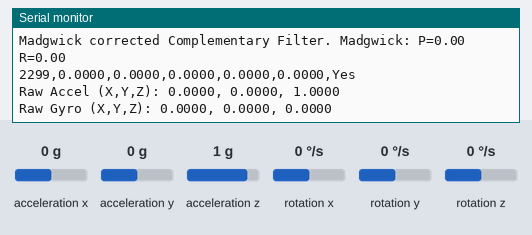
Bench run of a sketch on a simulated Arduino Uno, built with avr-gcc and run on an emulated ATmega328P. Shown: the last lines printed to the serial monitor. Wiring (inferred from the names in the program): MPU-9250 motion sensor at I2C address 0x68. Inputs (shaded band) come from the test bench; at power-on: acceleration x 0 g, acceleration y 0 g, acceleration z 1 g, rotation x 0 °/s, rotation y 0 °/s, rotation z 0 °/s.

Above: at 2.4 s.
2.5 s: acceleration x set to -1.4 g
At 2.96 s:
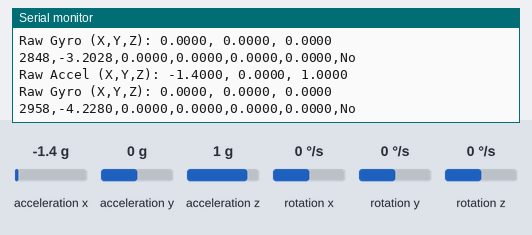
5.5 s: acceleration y set to -1.4 g
At 5.61 s:
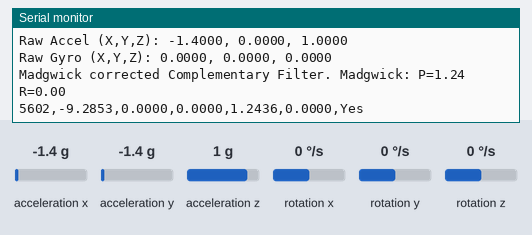
7.0 s: acceleration z set to -1.4 g
At 7.04 s:
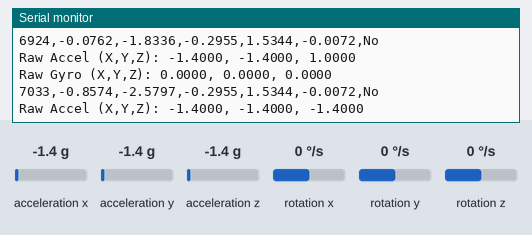
8.5 s: rotation x set to -192 °/s
At 8.91 s:
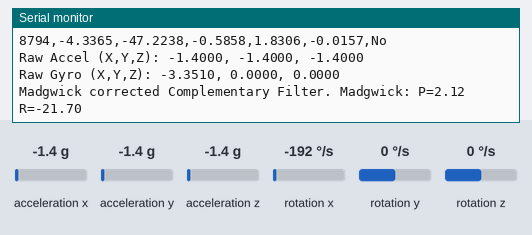
10.0 s: rotation y set to -192 °/s
At 10.01 s:
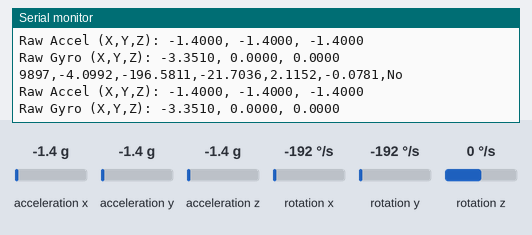
13.0 s: rotation z set to -100 °/s
At 13.0 s:
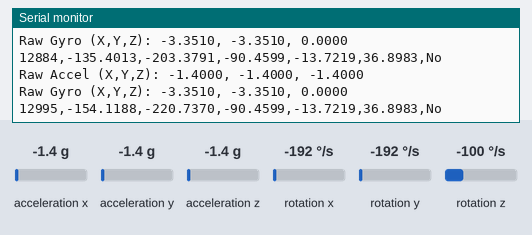
Timing chart, 0 to 16.0 s (numbered marks = the images above; inputs shaded):
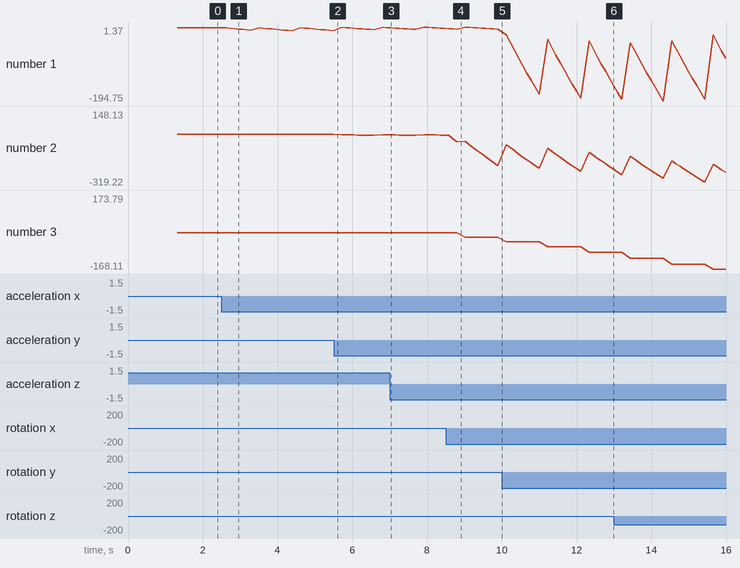

Measured:
- after the input at 2.5 s, the serial monitor: prints a new line at once (image 1)
- after the input at 7.0 s, the serial monitor: prints a new line at once (image 3)
- after the input at 8.5 s, the serial monitor: prints a new line after 0.08 s (image 4)
- plotted number 1: 0 → -8.36 after the input at 2.5 s, -8.36 → -0.08 after the input at 5.5 s, -0.08 → -2.4 after the input at 7.0 s, -2.4 → -4.1 after the input at 8.5 s, -4.1 → -154.12 after the input at 10.0 s
- plotted number 2: 0 → -1.83 after the input at 5.5 s, -1.83 → -4.54 after the input at 7.0 s, -4.54 → -196.58 after the input at 8.5 s, -196.58 → -220.74 after the input at 10.0 s, -220.74 → 99.52 after the input at 13.0 s
- plotted number 3: 0 → -0.3 after the input at 5.5 s, -0.3 → -0.59 after the input at 7.0 s, -0.59 → -21.7 after the input at 8.5 s, -21.7 → -90.46 after the input at 10.0 s, -90.46 → 173.79 after the input at 13.0 s

The sketch:

mag_comp.ino
```cpp
#include <Wire.h> // Required for I2C communication with MPU9250
#include <math.h> // Required for mathematical functions like atan2, sqrt, sin, cos, asin

// --- MPU9250 Configuration ---
#define MPU9250_ADDRESS 0x68 // I2C address of the MPU9250
#define ACCEL_RANGE_2G 16384.0 // Sensitivity for ±2g range (LSB/g)
#define GYRO_RANGE_250DPS 131.0 // Sensitivity for ±250°/s range (LSB/(°/s))

// --- Filter Parameters ---
const float COMP_FILTER_ALPHA = 0.98; // Complementary filter alpha (0 to 1, closer to 1 trusts gyro more)
const float MADGWICK_FILTER_BETA = 0.033; // Madgwick filter beta (controls accelerometer influence)

// How often to update Madgwick and use its output to correct Complementary Filter
// E.g., every 10 Complementary Filter iterations
const int MADGWICK_UPDATE_INTERVAL_ITERATIONS = 10;

// --- Data Structures for Vectors and Quaternions ---
// Using structs to make code cleaner, similar to NumPy arrays
struct Vector3 {
    float x, y, z;
};

struct Quaternion {
    float w, x, y, z;
};

// --- Global Sensor Data and Baselines ---
Vector3 accel_raw;
Vector3 gyro_raw;
Vector3 accel_baseline = {0.0, 0.0, 1.0}; // Default baseline (assuming sensor flat, 1g on Z)
Vector3 gyro_baseline = {0.0, 0.0, 0.0};  // Default baseline (no rotation)

// --- MPU9250 Class (Adapted from your Z_Axis_Accelerometer.ino) ---
class MPU9250 {
public:
    uint8_t address;
    MPU9250(uint8_t addr = MPU9250_ADDRESS) : address(addr) {}

    void begin() {
        Wire.begin();
        Wire.setClock(400000); // Set I2C clock to 400kHz for faster communication
        Wire.beginTransmission(address);
        Wire.write(0x6B); // PWR_MGMT_1 register
        Wire.write(0x00); // Wake up the MPU9250
        Wire.endTransmission(true); // true to send stop condition

        // Configure accelerometer range (±2g)
        Wire.beginTransmission(address);
        Wire.write(0x1C); // ACCEL_CONFIG register
        Wire.write(0x00); // 0x00 for 2g range (AFS_SEL=0)
        Wire.endTransmission(true);

        // Configure gyroscope range (±250°/s)
        Wire.beginTransmission(address);
        Wire.write(0x1B); // GYRO_CONFIG register
        Wire.write(0x00); // 0x00 for 250°/s range (FS_SEL=0)
        Wire.endTransmission(true);

        Serial.println("MPU9250 initialized.");
    }

    // Reads raw 16-bit accelerometer data for all axes
    Vector3 readAccel() {
        Wire.beginTransmission(address);
        Wire.write(0x3B); // ACCEL_XOUT_H register
        Wire.endTransmission(false); // false to send restart condition
        Wire.requestFrom(address, (uint8_t)6, (uint8_t)true); // Request 6 bytes (AX_H, AX_L, AY_H, AY_L, AZ_H, AZ_L)

        int16_t raw_ax = (Wire.read() << 8) | Wire.read();
        int16_t raw_ay = (Wire.read() << 8) | Wire.read();
        int16_t raw_az = (Wire.read() << 8) | Wire.read();

        // Convert raw values to g
        Vector3 accel_g;
        accel_g.x = (float)raw_ax / ACCEL_RANGE_2G;
        accel_g.y = (float)raw_ay / ACCEL_RANGE_2G;
        accel_g.z = (float)raw_az / ACCEL_RANGE_2G;
        return accel_g;
    }

    // Reads raw 16-bit gyroscope data for all axes
    Vector3 readGyro() {
        Wire.beginTransmission(address);
        Wire.write(0x43); // GYRO_XOUT_H register
        Wire.endTransmission(false);
        Wire.requestFrom(address, (uint8_t)6, (uint8_t)true); // Request 6 bytes

        int16_t raw_gx = (Wire.read() << 8) | Wire.read();
        int16_t raw_gy = (Wire.read() << 8) | Wire.read();
        int16_t raw_gz = (Wire.read() << 8) | Wire.read();

        // Convert raw values to deg/s, then to rad/s
        Vector3 gyro_rad_s;
        gyro_rad_s.x = ((float)raw_gx / GYRO_RANGE_250DPS) * (M_PI / 180.0);
        gyro_rad_s.y = ((float)raw_gy / GYRO_RANGE_250DPS) * (M_PI / 180.0);
        gyro_rad_s.z = ((float)raw_gz / GYRO_RANGE_250DPS) * (M_PI / 180.0);
        return gyro_rad_s;
    }
};

MPU9250 imu; // Global MPU9250 object

// --- Quaternion Math Helpers (C++ Port) ---
float vectorMagnitude(Vector3 v) {
    return sqrt(v.x * v.x + v.y * v.y + v.z * v.z);
}

Vector3 vectorNormalize(Vector3 v) {
    float mag = vectorMagnitude(v);
    if (mag == 0.0f) return {0.0f, 0.0f, 0.0f}; // Avoid division by zero
    return {v.x / mag, v.y / mag, v.z / mag};
}

Quaternion quaternionMultiply(Quaternion q1, Quaternion q2) {
    Quaternion result;
    result.w = q1.w * q2.w - q1.x * q2.x - q1.y * q2.y - q1.z * q2.z;
    result.x = q1.w * q2.x + q1.x * q2.w + q1.y * q2.z - q1.z * q2.y;
    result.y = q1.w * q2.y - q1.x * q2.z + q1.y * q2.w + q1.z * q2.x;
    result.z = q1.w * q2.z + q1.x * q2.y - q1.y * q2.x + q1.z * q2.w;
    return result;
}

float quaternionMagnitude(Quaternion q) {
    return sqrt(q.w * q.w + q.x * q.x + q.y * q.y + q.z * q.z);
}

Quaternion quaternionNormalize(Quaternion q) {
    float mag = quaternionMagnitude(q);
    if (mag == 0.0f) return {1.0f, 0.0f, 0.0f, 0.0f}; // Return identity if zero magnitude
    return {q.w / mag, q.x / mag, q.y / mag, q.z / mag};
}

// Converts a quaternion to Euler angles (roll, pitch, yaw) in degrees
Vector3 quaternionToEulerAngles(Quaternion q) {
    Vector3 angles;
    float qw = q.w, qx = q.x, qy = q.y, qz = q.z;

    // Roll (x-axis rotation)
    float sinr_cosp = 2 * (qw * qx + qy * qz);
    float cosr_cosp = 1 - 2 * (qx * qx + qy * qy);
    angles.x = atan2(sinr_cosp, cosr_cosp);

    // Pitch (y-axis rotation)
    float sinp = 2 * (qw * qy - qz * qx);
    if (fabs(sinp) >= 1)
        angles.y = copysign(M_PI / 2, sinp); // Use 90 degrees if out of range
    else
        angles.y = asin(sinp);

    // Yaw (z-axis rotation)
    float siny_cosp = 2 * (qw * qz + qx * qy);
    float cosy_cosp = 1 - 2 * (qy * qy + qz * qz);
    angles.z = atan2(siny_cosp, cosy_cosp);

    angles.x = angles.x * 180.0 / M_PI; // Convert to degrees
    angles.y = angles.y * 180.0 / M_PI;
    angles.z = angles.z * 180.0 / M_PI;

    return angles;
}

// --- Madgwick Filter Class (C++ Port) ---
class MadgwickFilter {
public:
    float beta;
    Quaternion q; // Current orientation quaternion

    MadgwickFilter(float b = MADGWICK_FILTER_BETA) : beta(b) {
        q = {1.0f, 0.0f, 0.0f, 0.0f}; // Initialize to identity quaternion
        Serial.println("Madgwick filter initialized.");
    }

    // Update the quaternion
    void update(Vector3 gyro_rad_s, Vector3 accel_g, float dt) {
        Quaternion q_norm = quaternionNormalize(q);
        Vector3 accel_norm = vectorNormalize(accel_g);

        // Objective function: error between measured and predicted gravity
        float f[3];
        f[0] = 2*(q_norm.x*q_norm.z - q_norm.w*q_norm.y) - accel_norm.x;
        f[1] = 2*(q_norm.w*q_norm.x + q_norm.y*q_norm.z) - accel_norm.y;
        f[2] = 2*(0.5f - q_norm.x*q_norm.x - q_norm.y*q_norm.y) - accel_norm.z;

        // Jacobian of objective function (simplified for accelerometer only)
        float J[3][4];
        J[0][0] = -2*q_norm.y; J[0][1] = 2*q_norm.z; J[0][2] = -2*q_norm.w; J[0][3] = 2*q_norm.x;
        J[1][0] = 2*q_norm.x;  J[1][1] = 2*q_norm.w; J[1][2] = 2*q_norm.z; J[1][3] = 2*q_norm.y;
        J[2][0] = 0;           J[2][1] = -4*q_norm.x; J[2][2] = -4*q_norm.y; J[2][3] = 0;

        // Gradient (J^T * f)
        float gradient[4] = {0, 0, 0, 0};
        for (int i = 0; i < 4; i++) {
            for (int j = 0; j < 3; j++) {
                gradient[i] += J[j][i] * f[j];
            }
        }
        float grad_mag = sqrt(gradient[0]*gradient[0] + gradient[1]*gradient[1] + gradient[2]*gradient[2] + gradient[3]*gradient[3]);
        if (grad_mag != 0.0f) { // Normalize gradient
            gradient[0] /= grad_mag; gradient[1] /= grad_mag;
            gradient[2] /= grad_mag; gradient[3] /= grad_mag;
        }

        // Gyroscope quaternion derivative
        Quaternion gyro_q_rate = {0, gyro_rad_s.x, gyro_rad_s.y, gyro_rad_s.z};
        Quaternion q_dot_gyro = quaternionMultiply(q_norm, gyro_q_rate);
        q_dot_gyro.w *= 0.5f; q_dot_gyro.x *= 0.5f; q_dot_gyro.y *= 0.5f; q_dot_gyro.z *= 0.5f;

        // Combine gyroscope prediction and accelerometer correction
        Quaternion q_dot_final;
        q_dot_final.w = q_dot_gyro.w - beta * gradient[0];
        q_dot_final.x = q_dot_gyro.x - beta * gradient[1];
        q_dot_final.y = q_dot_gyro.y - beta * gradient[2];
        q_dot_final.z = q_dot_gyro.z - beta * gradient[3];

        // Integrate to get new quaternion
        q.w += q_dot_final.w * dt;
        q.x += q_dot_final.x * dt;
        q.y += q_dot_final.y * dt;
        q.z += q_dot_final.z * dt;

        q = quaternionNormalize(q); // Normalize the new quaternion
    }
};

// --- Complementary Filter Class (C++ Port) ---
class ComplementaryFilter {
public:
    float alpha;
    float pitch; // Current pitch angle in radians
    float roll;  // Current roll angle in radians

    ComplementaryFilter(float a = COMP_FILTER_ALPHA) : alpha(a) {
        pitch = 0.0f;
        roll = 0.0f;
        Serial.println("Complementary filter initialized.");
    }

    // Update the pitch and roll angles
    void update(Vector3 gyro_rad_s, Vector3 accel_g, float dt) {
        // 1. Gyroscope Integration (High-Pass Filter effect)
        float gyro_pitch_change = gyro_rad_s.y * dt;
        float gyro_roll_change = gyro_rad_s.x * dt;

        pitch += gyro_pitch_change;
        roll += gyro_roll_change;

        // 2. Accelerometer Correction (Low-Pass Filter effect)
        float accel_pitch, accel_roll;
        if (accel_g.z == 0.0f && accel_g.y == 0.0f) { // Avoid division by zero
            accel_pitch = 0.0f;
            accel_roll = 0.0f;
        } else {
            // Calculate pitch and roll from accelerometer data
            accel_pitch = atan2(accel_g.x, sqrt(accel_g.y * accel_g.y + accel_g.z * accel_g.z));
            accel_roll = atan2(accel_g.y, sqrt(accel_g.x * accel_g.x + accel_g.z * accel_g.z));
        }

        // 3. Complementary Fusion
        pitch = alpha * pitch + (1.0f - alpha) * accel_pitch;
        roll = alpha * roll + (1.0f - alpha) * accel_roll;
    }

    float getPitchDegrees() { return pitch * 180.0f / M_PI; }
    float getRollDegrees() { return roll * 180.0f / M_PI; }
};

// --- Global Filter Objects ---
MadgwickFilter madgwickFilter(MADGWICK_FILTER_BETA);
ComplementaryFilter complementaryFilter(COMP_FILTER_ALPHA);

// --- Time Tracking for dt Calculation ---
unsigned long lastMicros = 0;
int iteration_count = 0;

// --- Setup Function (runs once) ---
void setup() {
    Serial.begin(115200); // Initialize serial communication
    while (!Serial); // Wait for serial port to connect. Needed for native USB port only

    imu.begin(); // Initialize the MPU9250 sensor
    delay(100); // Short delay to stabilize sensor

    // Basic Calibration: Read initial sensor values to establish a baseline
    // In a real application, you might average many readings for more robust calibration.
    Serial.println("Calibrating MPU9250...");
    Vector3 temp_accel_sum = {0.0f, 0.0f, 0.0f};
    Vector3 temp_gyro_sum = {0.0f, 0.0f, 0.0f};
    int calibration_samples = 100;
    for (int i = 0; i < calibration_samples; i++) {
        Vector3 a = imu.readAccel();
        Vector3 g = imu.readGyro();
        temp_accel_sum.x += a.x; temp_accel_sum.y += a.y; temp_accel_sum.z += a.z;
        temp_gyro_sum.x += g.x; temp_gyro_sum.y += g.y; temp_gyro_sum.z += g.z;
        delay(10); // Small delay between samples
    }
    accel_baseline.x = temp_accel_sum.x / calibration_samples;
    accel_baseline.y = temp_accel_sum.y / calibration_samples;
    accel_baseline.z = temp_accel_sum.z / calibration_samples; // Z-axis should be close to 1g
    gyro_baseline.x = temp_gyro_sum.x / calibration_samples;
    gyro_baseline.y = temp_gyro_sum.y / calibration_samples;
    gyro_baseline.z = temp_gyro_sum.z / calibration_samples;

    Serial.print("Calibration Complete. Accel Baseline (X,Y,Z): ");
    Serial.print(accel_baseline.x, 4); Serial.print(", ");
    Serial.print(accel_baseline.y, 4); Serial.print(", ");
    Serial.println(accel_baseline.z, 4);
    Serial.print("Gyro Baseline (X,Y,Z): ");
    Serial.print(gyro_baseline.x, 4); Serial.print(", ");
    Serial.print(gyro_baseline.y, 4); Serial.print(", ");
    Serial.println(gyro_baseline.z, 4);

    lastMicros = micros(); // Initialize lastMicros for dt calculation
    Serial.println("Timestamp,Comp_Pitch_Deg,Comp_Roll_Deg,Madg_Roll_Deg,Madg_Pitch_Deg,Madg_Yaw_Deg,Correction_Applied");
}

// --- Loop Function (runs repeatedly) ---
void loop() {
    unsigned long currentMicros = micros();
    // Calculate dt in seconds (convert microseconds to seconds)
    float dt = (float)(currentMicros - lastMicros) / 1000000.0f;
    lastMicros = currentMicros;

    // Read raw sensor data
    accel_raw = imu.readAccel();
    gyro_raw = imu.readGyro();
    // Inside your loop() function, after reading raw data:
Serial.print("Raw Accel (X,Y,Z): ");
Serial.print(accel_raw.x, 4); Serial.print(", ");
Serial.print(accel_raw.y, 4); Serial.print(", ");
Serial.println(accel_raw.z, 4);

Serial.print("Raw Gyro (X,Y,Z): ");
Serial.print(gyro_raw.x, 4); Serial.print(", ");
Serial.print(gyro_raw.y, 4); Serial.print(", ");
Serial.println(gyro_raw.z, 4);
// Add a small delay here to make raw data readable on serial monitor
delay(100);

    // Apply calibration (subtract baselines)
    Vector3 calibrated_accel;
    calibrated_accel.x = accel_raw.x - accel_baseline.x;
    calibrated_accel.y = accel_raw.y - accel_baseline.y;
    calibrated_accel.z = accel_raw.z - (accel_baseline.z - 1.0f); // Adjust Z baseline to be relative to 1g

    Vector3 calibrated_gyro;
    calibrated_gyro.x = gyro_raw.x - gyro_baseline.x;
    calibrated_gyro.y = gyro_raw.y - gyro_baseline.y;
    calibrated_gyro.z = gyro_raw.z - gyro_baseline.z;

    // 1. Always update the Complementary Filter (fast, low-lag output)
    complementaryFilter.update(calibrated_gyro, calibrated_accel, dt);
    float comp_pitch_deg = complementaryFilter.getPitchDegrees();
    float comp_roll_deg = complementaryFilter.getRollDegrees();

    // 2. Periodically update the Madgwick Filter and use its output for correction
    bool correction_applied = false;
    iteration_count++;
    if (iteration_count >= MADGWICK_UPDATE_INTERVAL_ITERATIONS) {
        madgwickFilter.update(calibrated_gyro, calibrated_accel, dt); // Update Madgwick
        Vector3 madg_euler = quaternionToEulerAngles(madgwickFilter.q);

        // Correct the Complementary Filter's state with Madgwick's more accurate estimate
        complementaryFilter.pitch = madg_euler.y * M_PI / 180.0f; // Convert back to radians
        complementaryFilter.roll = madg_euler.x * M_PI / 180.0f;
        correction_applied = true;
        iteration_count = 0; // Reset counter

        Serial.print("Madgwick corrected Complementary Filter. Madgwick: P=");
        Serial.print(madg_euler.y, 2);
        Serial.print(" R=");
        Serial.println(madg_euler.x, 2);
    }

    // Get Madgwick's current Euler angles for logging (even if not updated this iteration)
    Vector3 madg_current_euler = quaternionToEulerAngles(madgwickFilter.q);

    // Log data from both filters to Serial Plotter/Monitor
    Serial.print(millis()); Serial.print(",");
    Serial.print(comp_pitch_deg, 4); Serial.print(",");
    Serial.print(comp_roll_deg, 4); Serial.print(",");
    Serial.print(madg_current_euler.x, 4); Serial.print(","); // Madgwick Roll
    Serial.print(madg_current_euler.y, 4); Serial.print(","); // Madgwick Pitch
    Serial.print(madg_current_euler.z, 4); Serial.print(","); // Madgwick Yaw
    Serial.println(correction_applied ? "Yes" : "No");

    // Optional: Add a small delay if the loop runs too fast for your serial monitor
    // or if you need to limit the data rate.
    // However, for minimal lag, aim for highest possible rate.
    // delay(1); // Example: 1ms delay
}
```
